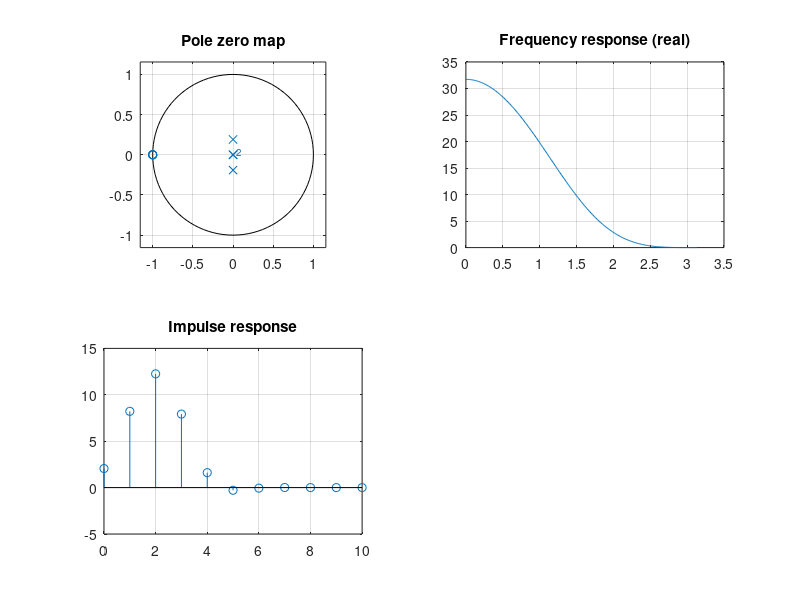

Write MATLAB code to recreate this figure.
%% clear
clc
clear all
close all

%% process
num = [1, 4, 6, 4, 1];
den = [0.4866, 0, 0.0177];

w = 0:0.01:pi;
[h, w] = freqz(num, den, length(w));

n = 0:10;
yimp = impz(num, den, length(n));

%% plot
subplot(2,2,1);
zplane(num, den);
title('Pole zero map');
grid on;

subplot(2,2,2);
plot(w, abs(h));
title('Frequency response (real)');
grid on;

subplot(2,2,3);
stem(n, yimp);
title('Impulse response');
grid on;